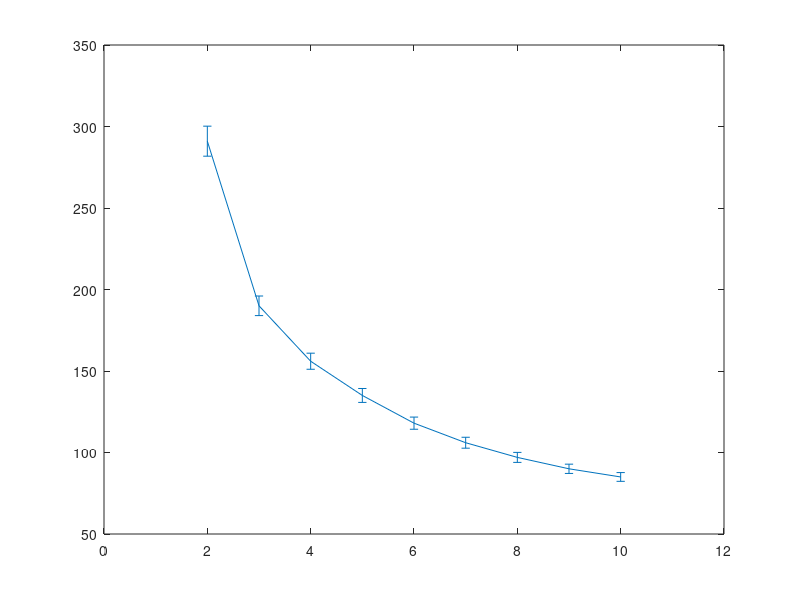

Write the MATLAB code that produced this figure. (Note: this script raises an error after producing the figure.)
clear all;
close all;
clc;

vin=[2 3 4 5 6 7 8 9 10];
sigma=[291 190 156 135 118 106 97 90 85];
err=[1/sqrt(999)*sigma(1) 1/sqrt(1000)*sigma(2) 1/sqrt(1000)*sigma(3) ...
    1/sqrt(1000)*sigma(4) 1/sqrt(1000)*sigma(5) 1/sqrt(1000)*sigma(6) ...
    1/sqrt(1000)*sigma(7) 1/sqrt(1000)*sigma(8) 1/sqrt(1000)*sigma(9)];

fitfun=@(A,x)sqrt(A(1)*x.^(-2)+A(2));
xf0=[0.9,140];
A=lsqcurvefit(fitfun,xf0,vin,sigma);

%plot(vin,sigma,'r*');
E1=errorbar(vin,sigma,err);
set(E1,'LineStyle', 'none ','Color', 'r','LineWidth', 3, 'Marker', '*', 'MarkerSize', 8, ...
         'MarkerEdgeColor', [.2 .2 .2], 'MarkerFaceColor' , [0,1,1]);
xlabel('input(mV)');
ylabel('jitter rms(ps)');
grid on
hold on

times = linspace(vin(1),vin(end));
plot(times,fitfun(A,times),'b--','LineWidth', 2)
hold on

simin=[2 6 8];
simsig=[214.7 100.2 87.2];
simerr=[1/sqrt(40)*simsig(1) 1/sqrt(40)*simsig(2) 1/sqrt(40)*simsig(3)];
E2=errorbar(simin,simsig,simerr);
set(E2,'LineStyle', 'none ','Color', 'g','LineWidth', 3, 'Marker', '.', 'MarkerSize', 8, ...
         'MarkerEdgeColor', [.2 .2 .2], 'MarkerFaceColor' , [0,1,1]);
legend('measurement data','measured data fitting','simulation data');
title('Board 1 T22 timing performance');
